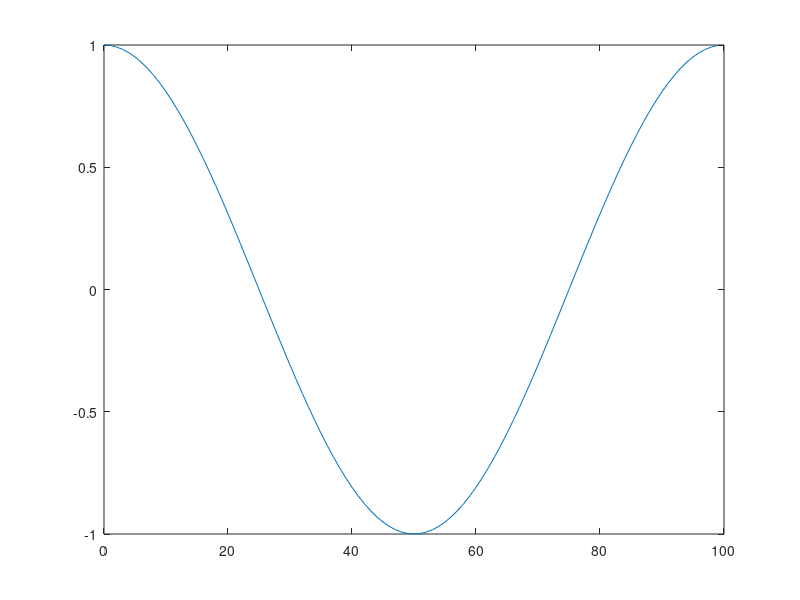
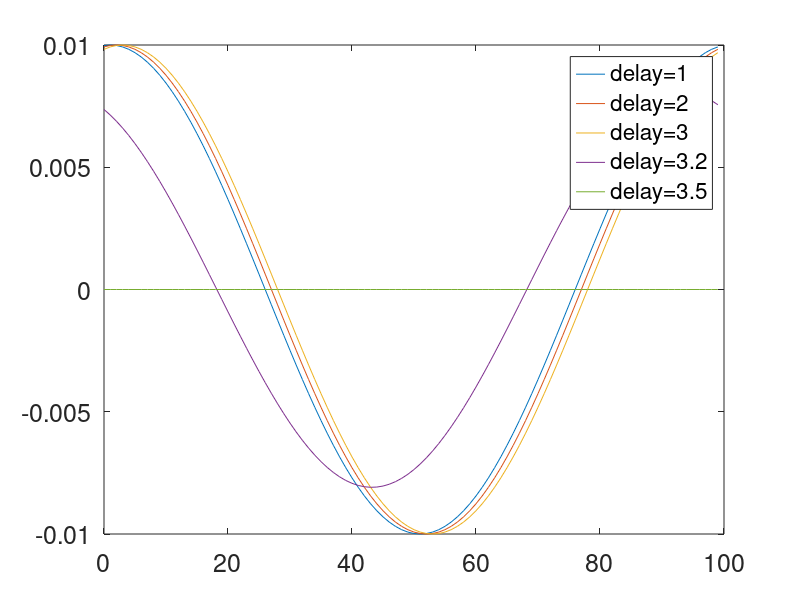

MATLAB code to generate these figures, in order:
close all ; clear all ; 

Fs = 1;
s = cos(2*pi*0.01*[0:99]');
N = length(s);
Ts = 1/Fs;
Tmax = (N-1)*Ts;
t = 0:Ts:Tmax;
figure; plot(t,s);
f = -Fs/2:Fs/(N-1):Fs/2;
S = fft(s)/N;
S2 = fft(s)/N;
delay = [1,2,3,3.2,3.5]';
k = [0:N-1]';
for c = 1:5    
    A = exp(-j*2*pi*k*delay(c)/N);
    Sshifted(:,c) = A .* S;
end
figure; plot(t,ifft(Sshifted(:,1)),t,ifft(Sshifted(:,2)),t,ifft(Sshifted(:,3)),t,ifft(Sshifted(:,4)),t,ifft(Sshifted(:,5))); legend('delay=1','delay=2','delay=3','delay=3.2','delay=3.5');
set(gca,'fontsize',18)